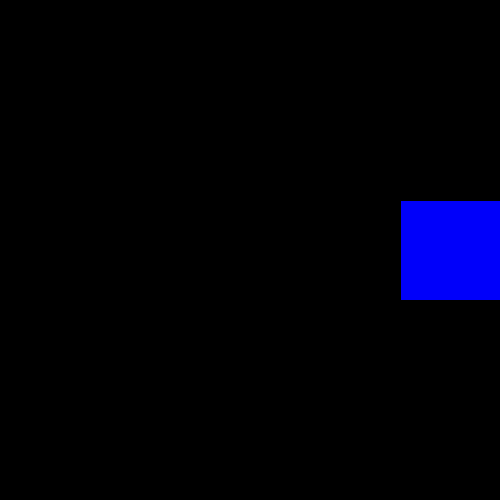
Frame 1 (no input)
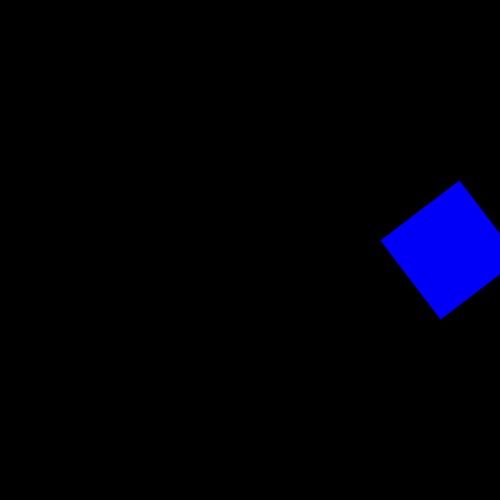
Frame 60 (the mouse pressed at the canvas centre just before this capture)
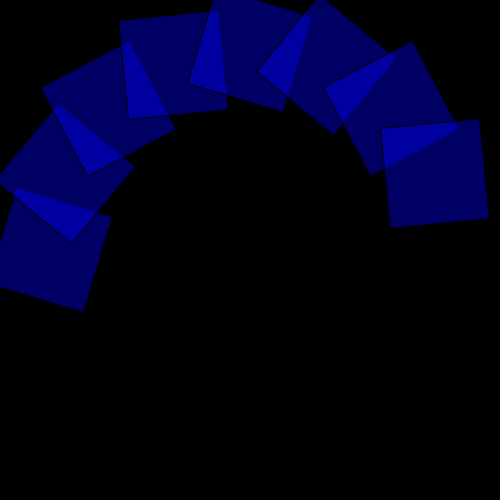
Frame 120 (the mouse held since frame 60 and released just before this capture)

The Processing sketch that drew these frames (run headless with seeded random() and noise(); from frame 60 on, the mouse is pressed at the canvas centre):

// Processing sketch: translateRotateSineMouse
// ── translateRotateSineMouse.pde
//----------------------------------------------------
// DT Bootcamp 2014, Parsons the New School for Design. 
// Day 11, translate and rotate
// Using translate and rotate combined with sine function
// Adding mouse interaction
//----------------------------------------------------

float matrixAngle = 0;
float rectAngle = 0;
void setup() {  // this is run once.   
    size(500, 500);
} 
 
void draw() {  // this is run repeatedly.  
    background(0);
    translate(width/2, height/2);
    matrixAngle = map(mouseX, 0, width, 0, radians(360));
    rotate(matrixAngle);
    
    float angle = map(mouseY, 0, height, 0, PI/4);
   for(int i = 0; i < 8; i++){
        
        pushMatrix();
        translate(200, 0);
        rotate(rectAngle);
            fill(0, rectAngle, 255, 100);
            rectMode(CENTER);
            rect(0, 0, 100, 100);
//        rotate(-rectAngle);             
//        translate(-200, 0);           
        popMatrix();
        
      rotate(angle);
    }
//    matrixAngle = mouseX;
    rectAngle = rectAngle + PI/200;
    println(angle);
}
